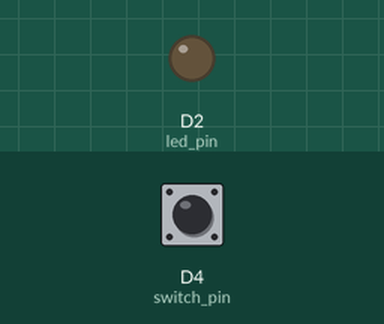
Simulated run of this sketch. Board: ESP8266 (NodeMCU). On the bench: output pins drawn as LEDs (lit = HIGH). The inputs (shaded band) are chosen by the test bench; at power-on: D4 (switch_pin) LOW.

Above: at 1.2 s.
1.3 s: D4 (switch_pin) pulled HIGH for 0.15 s
At 2.5 s:
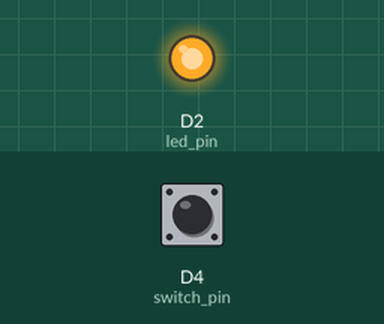
3.0 s: D4 (switch_pin) pulled HIGH for 1 s
At 3.8 s:
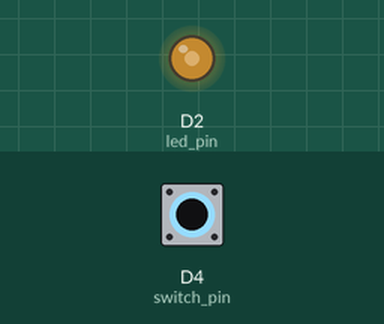
5.5 s: D4 (switch_pin) pulled HIGH for 3.2 s
At 9.5 s:
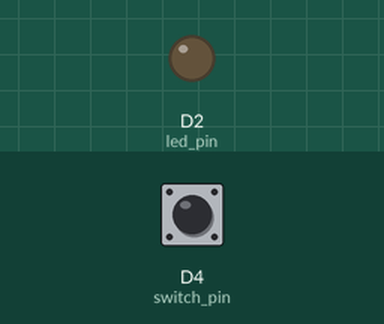
Timing chart, 0 to 11.0 s (numbered marks = the images above; inputs shaded):
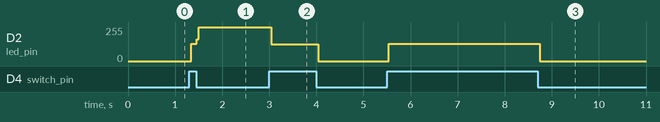

The sketch:

led_toggle.ino
```cpp
#include <cstdint>

#ifdef ESP32
// For ESP32
uint8_t led_pin = 2;
uint8_t switch_pin = 4;
#elif defined(ESP8266)
// For eps8266
uint8_t led_pin = D2;
uint8_t switch_pin = D4;
#else
    #error "Unsupported platform"
#endif
bool status = false;

void setup() {
  Serial.begin(9600);
  pinMode(led_pin, OUTPUT);
  pinMode(switch_pin, INPUT);
}
void loop() {
  if (digitalRead(switch_pin)) {
    status ^= 1;
    digitalWrite(led_pin, status);
  }
}
```

Measured:
- after the input at 1.3 s, D2 (led_pin): 0/255 → 130/255 at once, → 255/255 0.12 s later
- after the input at 3.0 s, D2 (led_pin): 255/255 → 125/255 at once, → 0/255 1.0 s later
- after the input at 5.5 s, D2 (led_pin): 0/255 → 130/255 at once, → 0/255 3.2 s later
